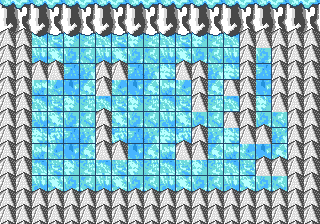

This game map was drawn from its Tiled (.tmx) file and the tilesets committed beside it. A one-line description and the trimmed map source follow:
An orthogonal 20x14 tile map with 16x16 px tiles, 2 tile layers (B, A), 2 tilesets and 38 objects.

<map version="1.10" tiledversion="1.10.1" orientation="orthogonal" renderorder="right-down" width="20" height="14" tilewidth="16" tileheight="16" infinite="0" nextlayerid="4" nextobjectid="40">
 <tileset firstgid="1" source="../spr/tileset5.tsx" />
 <tileset firstgid="33" source="../spr/editor-objs.tsx" />
 <layer id="1" name="B" width="20" height="14">
  <data>[280 cells, 280 non-empty, 26 distinct tile ids]</data>
 </layer>
 <objectgroup id="3" name="OBJ">
  <object id="1" x="4.33335" y="9.76918" width="19.3333" height="204.462">
   <properties>
    <property name="exportDimensions" type="bool" value="true" />
    <property name="exportPosition" type="bool" value="true" />
    <property name="type" type="int" value="0" />
   </properties>
  </object>
  <object id="24" x="35.3333" y="66.4359" width="24" height="9.79497">
   <properties>
    <property name="exportDimensions" type="bool" value="true" />
    <property name="exportPosition" type="bool" value="true" />
    <property name="type" type="int" value="0" />
   </properties>
  </object>
  <object id="25" x="100.667" y="66.1025" width="24" height="9.79497">
   <properties>
    <property name="exportDimensions" type="bool" value="true" />
    <property name="exportPosition" type="bool" value="true" />
    <property name="type" type="int" value="0" />
   </properties>
  </object>
  <object id="26" x="180.333" y="65.7692" width="24" height="9.79497">
   <properties>
    <property name="exportDimensions" type="bool" value="true" />
    <property name="exportPosition" type="bool" value="true" />
    <property name="type" type="int" value="0" />
   </properties>
  </object>
  <object id="38" x="228.333" y="83.1025" width="24" height="9.79497">
   <properties>
    <property name="exportDimensions" type="bool" value="true" />
    <property name="exportPosition" type="bool" value="true" />
    <property name="type" type="int" value="0" />
   </properties>
  </object>
  <object id="39" x="228" y="114.769" width="24" height="9.79497">
   <properties>
    <property name="exportDimensions" type="bool" value="true" />
    <property name="exportPosition" type="bool" value="true" />
    <property name="type" type="int" value="0" />
   </properties>
  </object>
  <object id="27" x="180.333" y="146.436" width="24" height="9.79497">
   <properties>
    <property name="exportDimensions" type="bool" value="true" />
    <property name="exportPosition" type="bool" value="true" />
    <property name="type" type="int" value="0" />
   </properties>
  </object>
  <object id="34" x="244.333" y="131.769" width="24" height="9.79497">
   <properties>
    <property name="exportDimensions" type="bool" value="true" />
    <property name="exportPosition" type="bool" value="true" />
    <property name="type" type="int" value="0" />
   </properties>
  </object>
  <object id="28" x="100.667" y="146.436" width="24" height="9.79497">
   <properties>
    <property name="exportDimensions" type="bool" value="true" />
    <property name="exportPosition" type="bool" value="true" />
    <property name="type" type="int" value="0" />
   </properties>
  </object>
  <object id="37" x="259" y="162.436" width="25.6667" height="9.79497">
   <properties>
    <property name="exportDimensions" type="bool" value="true" />
    <property name="exportPosition" type="bool" value="true" />
    <property name="type" type="int" value="0" />
   </properties>
  </object>
  <object id="29" x="100.667" y="115.769" width="6.3333" height="40.4616">
   <properties>
    <property name="exportDimensions" type="bool" value="true" />
    <property name="exportPosition" type="bool" value="true" />
    <property name="type" type="int" value="0" />
   </properties>
  </object>
  <object id="30" x="196.333" y="66.4359" width="6.3333" height="40.4616">
   <properties>
    <property name="exportDimensions" type="bool" value="true" />
    <property name="exportPosition" type="bool" value="true" />
    <property name="type" type="int" value="0" />
   </properties>
  </object>
  <object id="33" x="244" y="37.4359" width="6.3333" height="99.795">
   <properties>
    <property name="exportDimensions" type="bool" value="true" />
    <property name="exportPosition" type="bool" value="true" />
    <property name="type" type="int" value="0" />
   </properties>
  </object>
  <object id="36" x="276" y="39.1025" width="6.3333" height="69.1283">
   <properties>
    <property name="exportDimensions" type="bool" value="true" />
    <property name="exportPosition" type="bool" value="true" />
    <property name="type" type="int" value="0" />
   </properties>
  </object>
  <object id="35" x="244" y="37.4359" width="54.3333" height="4.1283">
   <properties>
    <property name="exportDimensions" type="bool" value="true" />
    <property name="exportPosition" type="bool" value="true" />
    <property name="type" type="int" value="0" />
   </properties>
  </object>
  <object id="31" x="100" y="68.7692" width="6.3333" height="22.4616">
   <properties>
    <property name="exportDimensions" type="bool" value="true" />
    <property name="exportPosition" type="bool" value="true" />
    <property name="type" type="int" value="0" />
   </properties>
  </object>
  <object id="32" x="195.333" y="129.103" width="6.3333" height="22.4616">
   <properties>
    <property name="exportDimensions" type="bool" value="true" />
    <property name="exportPosition" type="bool" value="true" />
    <property name="type" type="int" value="0" />
   </properties>
  </object>
  <object id="2" x="4.33335" y="197.769" width="308.667" height="16.4616">
   <properties>
    <property name="exportDimensions" type="bool" value="true" />
    <property name="exportPosition" type="bool" value="true" />
    <property name="type" type="int" value="0" />
   </properties>
  </object>
  <object id="4" x="293" y="35.7692" width="23.6666" height="148.795">
   <properties>
    <property name="exportDimensions" type="bool" value="true" />
    <property name="exportPosition" type="bool" value="true" />
    <property name="type" type="int" value="0" />
   </properties>
  </object>
  <object id="3" x="37" y="8.43585" width="276.667" height="16.4616">
   <properties>
    <property name="exportDimensions" type="bool" value="true" />
    <property name="exportPosition" type="bool" value="true" />
    <property name="type" type="int" value="0" />
   </properties>
  </object>
  <object id="5" gid="61" x="32" y="128" width="16" height="16" />
  <object id="6" gid="36" x="48" y="192" width="16" height="16" />
  <object id="7" gid="33" x="32" y="64" width="16" height="16" />
  <object id="8" gid="48" x="80" y="64" width="16" height="16" />
  <object id="9" gid="63" x="128" y="144" width="16" height="16" />
  <object id="10" gid="64" x="144" y="144" width="16" height="16" />
  <object id="11" gid="55" x="160" y="144" width="16" height="16" />
  <object id="12" gid="47" x="208" y="96" width="16" height="16" />
  <object id="13" gid="47" x="208" y="112" width="16" height="16" />
  <object id="14" gid="47" x="208" y="128" width="16" height="16" />
  <object id="15" gid="61" x="224" y="112" width="16" height="16" />
  <object id="16" gid="47" x="256" y="192" width="16" height="16" />
  <object id="17" gid="62" x="272" y="192" width="16" height="16" />
  <object id="18" gid="45" x="144" y="112" width="16" height="16" />
  <object id="19" gid="47" x="256" y="96" width="16" height="16" />
  <object id="21" gid="47" x="272" y="144" width="16" height="16" />
  <object id="22" gid="38" x="256" y="64" width="16" height="16" />
  <object id="23" gid="48" x="208" y="192" width="16" height="16" />
 </objectgroup>
 <layer id="2" name="A" width="20" height="14">
  <data>[280 cells, 36 non-empty, 1 distinct tile ids]</data>
 </layer>
</map>
